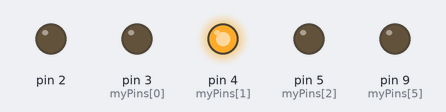
This sketch was run on a simulated Arduino Uno, built with avr-gcc and run on an emulated ATmega328P. Parts: output pins drawn as LEDs (lit = HIGH).

Above: at 0.1 s.
Timing chart, 0 to 1.6 s (numbered marks = the images above):
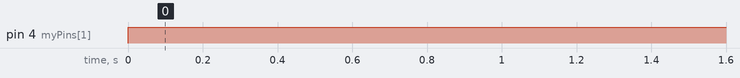

The sketch:

arduino_motor_two_controller.ino
```cpp
#define numOfValsRec 2
#define digitsPerValRec 4

int valsRec[numOfValsRec];
int stringLength = numOfValsRec * digitsPerValRec;
int counter = 0;
bool counterStart = false;
String recString;

void recData() {
  while (Serial.available()) {
    char c = Serial.read();
    if (c == '$') {
      counterStart = true;
    }
    if (counterStart) {
      if (counter < stringLength) {
        recString = String(recString + c);
        counter++;
      }
      if (counter >= stringLength) {
        for (int i = 0; i < numOfValsRec; i++) {
          int num = (i * digitsPerValRec) + 1;
          valsRec[i] = recString.substring(num, num + digitsPerValRec).toInt();
        }

        recString = "";
        counter = 0;
        counterStart = false;
      }

    }
  }
}


int myPins[6] = {3, 4, 5, 11, 10, 9};

void moveRobot(int mySpeed, int myTurn, int maxSpeed = 255) {
  mySpeed = map(mySpeed, -100, 100, -maxSpeed, maxSpeed);
  myTurn = map(myTurn, -100, 100, -maxSpeed, maxSpeed);
  int leftS = mySpeed - myTurn;
  int rightS = mySpeed + myTurn;

  leftS = constrain(leftS, -maxSpeed, maxSpeed);
  rightS = constrain(rightS, -maxSpeed, maxSpeed);

  if (leftS > 0) {
    digitalWrite(myPins[3], 0);
    digitalWrite(myPins[4], 1);
  } else {
    digitalWrite(myPins[3], 1);
    digitalWrite(myPins[4], 0);
  }

  if (rightS > 0) {
    digitalWrite(myPins[1], 0);
    digitalWrite(myPins[2], 1);
  } else {
    digitalWrite(myPins[1], 1);
    digitalWrite(myPins[2], 0);
  }
  analogWrite(myPins[5], abs(leftS));
  analogWrite(myPins[0], abs(rightS));
}

void setup() {
  // put your setup code here, to run once:
  for (int i = 0; i < 6; i++) {
    pinMode(i, OUTPUT);
  }
  Serial.begin(9600);
}

void loop() {
  // put your main code here, to run repeatedly:
  recData();
  moveRobot(valsRec[0], valsRec[1]);
}
```

Measured:
- by itself, pin 4 (myPins[1]): LOW → HIGH at 0.00 s
